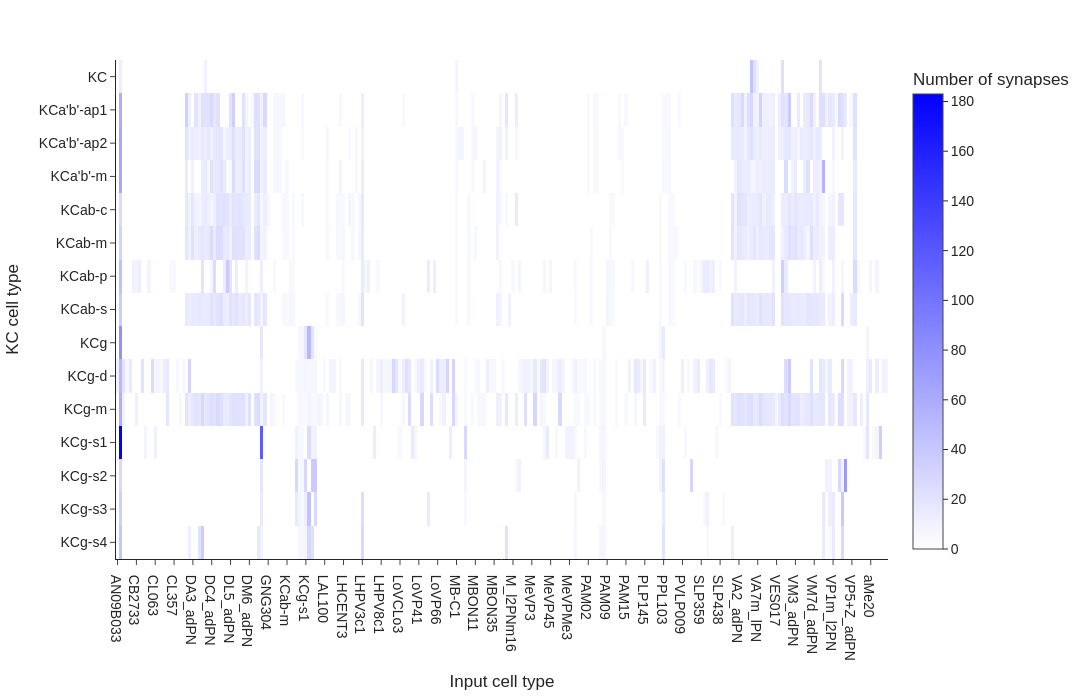

This figure's notebook cell:
### Markdown cell above
The important thing to notice is that we have transformed our data several times because **the structure we need depends on the question we are asking**:

```text
Neuron–neuron connections (input_conn_df_v2)
        ↓
Cell-type pair (input_conn_df_v3)
        ↓
Median connection strength
        ↓
Wide-format matrix
        ↓
Heatmap
```

This is a common pattern in data analysis: **the same biological data can be represented in different ways to answer different questions.**


Now let's finally make a heatmap using [plotly](https://plotly.com/python/heatmaps/)!

### Code cell
fig_heatmap_input = px.imshow(
    heatmap_df,
    labels={
        "x": "Input cell type",
        "y": "KC cell type",
        "color": "Number of synapses"
    },
    color_continuous_scale=[[0, "white"],[1, "blue"]],
    aspect="auto"
)
fig_heatmap_input.update_layout(
    width=1200,
    height=700,
    template="simple_white",
    font=dict(family="Arial", size=14)
)
fig_heatmap_input.show()

### Figure 1 — Plotly figure (JSON) as saved in the notebook; plotly's stock layout.template omitted (floating-point values rounded to 4 significant figures; data arrays with more than 128 entries replaced by an {"elided": "..."} marker saying what was removed)
{"data": [{"coloraxis": "coloraxis", "hovertemplate": "Input cell type: %{x}<br>KC cell type: %{y}<br>Number of synapses: %{z}<extra></extra>", "name": "0", "type": "heatmap", "x": {"elided": "246 str values"}, "xaxis": "x", "y": ["KC", "KCa'b'-ap1", "KCa'b'-ap2", "KCa'b'-m", "KCab-c", "KCab-m", "KCab-p", "KCab-s", "KCg", "KCg-d", "KCg-m", "KCg-s1", "KCg-s2", "KCg-s3", "KCg-s4"], "yaxis": "y", "z": {"elided": "15x246 float values"}}], "layout": {"coloraxis": {"autocolorscale": false, "colorbar": {"title": {"text": "Number of synapses"}}, "colorscale": [[0, "white"], [1, "blue"]]}, "font": {"family": "Arial", "size": 14}, "height": 700, "margin": {"t": 60}, "width": 1200, "xaxis": {"anchor": "y", "domain": [0, 1], "title": {"text": "Input cell type"}}, "yaxis": {"anchor": "x", "autorange": "reversed", "domain": [0, 1], "title": {"text": "KC cell type"}}}}
